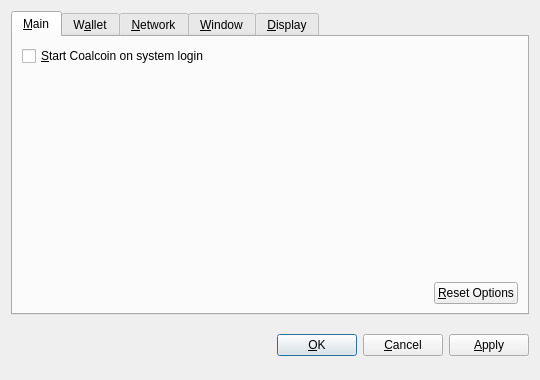
<?xml version="1.0" encoding="UTF-8"?>
<ui version="4.0">
 <class>OptionsDialog</class>
 <widget class="QDialog" name="OptionsDialog">
  <property name="geometry">
   <rect>
    <x>0</x>
    <y>0</y>
    <width>540</width>
    <height>380</height>
   </rect>
  </property>
  <property name="windowTitle">
   <string>Options</string>
  </property>
  <property name="modal">
   <bool>true</bool>
  </property>
  <layout class="QVBoxLayout" name="verticalLayout">
   <item>
    <widget class="QTabWidget" name="tabWidget">
     <property name="tabPosition">
      <enum>QTabWidget::North</enum>
     </property>
     <property name="currentIndex">
      <number>0</number>
     </property>
     <widget class="QWidget" name="tabMain">
      <attribute name="title">
       <string>&amp;Main</string>
      </attribute>
      <layout class="QVBoxLayout" name="verticalLayout_Main">
       <item>
        <widget class="QCheckBox" name="bitcoinAtStartup">
         <property name="toolTip">
          <string>Automatically start Coalcoin after logging in to the system.</string>
         </property>
         <property name="text">
          <string>&amp;Start Coalcoin on system login</string>
         </property>
        </widget>
       </item>
       <item>
        <spacer name="verticalSpacer_Main">
         <property name="orientation">
          <enum>Qt::Vertical</enum>
         </property>
         <property name="sizeHint" stdset="0">
          <size>
           <width>20</width>
           <height>40</height>
          </size>
         </property>
        </spacer>
       </item>
       <item>
        <layout class="QHBoxLayout" name="horizontalLayout_2_Main">
         <item>
          <spacer name="horizontalSpacer_2_Main">
           <property name="orientation">
            <enum>Qt::Horizontal</enum>
           </property>
           <property name="sizeHint" stdset="0">
            <size>
             <width>40</width>
             <height>20</height>
            </size>
           </property>
          </spacer>
         </item>
         <item>
          <widget class="QPushButton" name="resetButton">
           <property name="toolTip">
            <string>Reset all client options to default.</string>
           </property>
           <property name="text">
            <string>&amp;Reset Options</string>
           </property>
           <property name="autoDefault">
            <bool>false</bool>
           </property>
          </widget>
         </item>
        </layout>
       </item>
      </layout>
     </widget>
     <widget class="QWidget" name="tabWallet">
      <attribute name="title">
       <string>W&amp;allet</string>
      </attribute>
      <layout class="QVBoxLayout" name="verticalLayout_Network">
       <item>
        <widget class="QLabel" name="transactionFeeInfoLabel">
         <property name="text">
          <string>Optional transaction fee per kB that helps make sure your transactions are processed quickly. Most transactions are 1 kB.</string>
         </property>
         <property name="textFormat">
          <enum>Qt::PlainText</enum>
         </property>
         <property name="wordWrap">
          <bool>true</bool>
         </property>
        </widget>
       </item>
       <item>
        <layout class="QHBoxLayout" name="horizontalLayout_1_Main">
         <item>
          <widget class="QLabel" name="transactionFeeLabel">
           <property name="text">
            <string>Pay transaction &amp;fee</string>
           </property>
           <property name="textFormat">
            <enum>Qt::PlainText</enum>
           </property>
           <property name="buddy">
            <cstring>transactionFee</cstring>
           </property>
          </widget>
         </item>
         <item>
          <widget class="BitcoinAmountField" name="transactionFee"/>
         </item>
         <item>
          <spacer name="horizontalSpacer_1_Main">
           <property name="orientation">
            <enum>Qt::Horizontal</enum>
           </property>
           <property name="sizeHint" stdset="0">
            <size>
             <width>40</width>
             <height>20</height>
            </size>
           </property>
          </spacer>
         </item>
        </layout>
       </item>
       <item>
        <widget class="QLabel" name="label">
         <property name="text">
          <string>If you disable the spending of unconfirmed change, the change from a transaction cannot be used until that transaction has at least one confirmation. This also affects how your balance is computed.</string>
         </property>
         <property name="wordWrap">
          <bool>true</bool>
         </property>
        </widget>
       </item>
       <item>
        <widget class="QCheckBox" name="spendZeroConfChange">
         <property name="text">
          <string>Spend unconfirmed change  (experts only)</string>
         </property>
        </widget>
       </item>
       <item>
        <spacer name="verticalSpacer">
         <property name="orientation">
          <enum>Qt::Vertical</enum>
         </property>
         <property name="sizeHint" stdset="0">
          <size>
           <width>20</width>
           <height>40</height>
          </size>
         </property>
        </spacer>
       </item>
      </layout>
     </widget>
     <widget class="QWidget" name="tabNetwork">
      <attribute name="title">
       <string>&amp;Network</string>
      </attribute>
      <layout class="QVBoxLayout" name="verticalLayout_Network">
       <item>
        <widget class="QCheckBox" name="mapPortUpnp">
         <property name="toolTip">
          <string>Automatically open the Coalcoin client port on the router. This only works when your router supports UPnP and it is enabled.</string>
         </property>
         <property name="text">
          <string>Map port using &amp;UPnP</string>
         </property>
        </widget>
       </item>
       <item>
        <widget class="QCheckBox" name="connectSocks">
         <property name="toolTip">
          <string>Connect to the Coalcoin network through a SOCKS proxy (e.g. when connecting through Tor).</string>
         </property>
         <property name="text">
          <string>&amp;Connect through SOCKS proxy:</string>
         </property>
        </widget>
       </item>
       <item>
        <layout class="QHBoxLayout" name="horizontalLayout_Network">
         <item>
          <widget class="QLabel" name="proxyIpLabel">
           <property name="text">
            <string>Proxy &amp;IP:</string>
           </property>
           <property name="textFormat">
            <enum>Qt::PlainText</enum>
           </property>
           <property name="buddy">
            <cstring>proxyIp</cstring>
           </property>
          </widget>
         </item>
         <item>
          <widget class="QValidatedLineEdit" name="proxyIp">
           <property name="maximumSize">
            <size>
             <width>140</width>
             <height>16777215</height>
            </size>
           </property>
           <property name="toolTip">
            <string>IP address of the proxy (e.g. 127.0.0.1)</string>
           </property>
          </widget>
         </item>
         <item>
          <widget class="QLabel" name="proxyPortLabel">
           <property name="text">
            <string>&amp;Port:</string>
           </property>
           <property name="textFormat">
            <enum>Qt::PlainText</enum>
           </property>
           <property name="buddy">
            <cstring>proxyPort</cstring>
           </property>
          </widget>
         </item>
         <item>
          <widget class="QLineEdit" name="proxyPort">
           <property name="maximumSize">
            <size>
             <width>55</width>
             <height>16777215</height>
            </size>
           </property>
           <property name="toolTip">
            <string>Port of the proxy (e.g. 9050)</string>
           </property>
          </widget>
         </item>
         <item>
          <widget class="QLabel" name="socksVersionLabel">
           <property name="text">
            <string>SOCKS &amp;Version:</string>
           </property>
           <property name="textFormat">
            <enum>Qt::PlainText</enum>
           </property>
           <property name="buddy">
            <cstring>socksVersion</cstring>
           </property>
          </widget>
         </item>
         <item>
          <widget class="QValueComboBox" name="socksVersion">
           <property name="toolTip">
            <string>SOCKS version of the proxy (e.g. 5)</string>
           </property>
          </widget>
         </item>
         <item>
          <spacer name="horizontalSpacer_Network">
           <property name="orientation">
            <enum>Qt::Horizontal</enum>
           </property>
           <property name="sizeHint" stdset="0">
            <size>
             <width>40</width>
             <height>20</height>
            </size>
           </property>
          </spacer>
         </item>
        </layout>
       </item>
       <item>
        <spacer name="verticalSpacer_Network">
         <property name="orientation">
          <enum>Qt::Vertical</enum>
         </property>
         <property name="sizeHint" stdset="0">
          <size>
           <width>20</width>
           <height>40</height>
          </size>
         </property>
        </spacer>
       </item>
      </layout>
     </widget>
     <widget class="QWidget" name="tabWindow">
      <attribute name="title">
       <string>&amp;Window</string>
      </attribute>
      <layout class="QVBoxLayout" name="verticalLayout_Window">
       <item>
        <widget class="QCheckBox" name="minimizeToTray">
         <property name="toolTip">
          <string>Show only a tray icon after minimizing the window.</string>
         </property>
         <property name="text">
          <string>&amp;Minimize to the tray instead of the taskbar</string>
         </property>
        </widget>
       </item>
       <item>
        <widget class="QCheckBox" name="minimizeOnClose">
         <property name="toolTip">
          <string>Minimize instead of exit the application when the window is closed. When this option is enabled, the application will be closed only after selecting Quit in the menu.</string>
         </property>
         <property name="text">
          <string>M&amp;inimize on close</string>
         </property>
        </widget>
       </item>
       <item>
        <spacer name="verticalSpacer_Window">
         <property name="orientation">
          <enum>Qt::Vertical</enum>
         </property>
         <property name="sizeHint" stdset="0">
          <size>
           <width>20</width>
           <height>40</height>
          </size>
         </property>
        </spacer>
       </item>
      </layout>
     </widget>
     <widget class="QWidget" name="tabDisplay">
      <attribute name="title">
       <string>&amp;Display</string>
      </attribute>
      <layout class="QVBoxLayout" name="verticalLayout_Display">
       <item>
        <layout class="QHBoxLayout" name="horizontalLayout_1_Display">
         <item>
          <widget class="QLabel" name="langLabel">
           <property name="text">
            <string>User Interface &amp;language:</string>
           </property>
           <property name="textFormat">
            <enum>Qt::PlainText</enum>
           </property>
           <property name="buddy">
            <cstring>lang</cstring>
           </property>
          </widget>
         </item>
         <item>
          <widget class="QValueComboBox" name="lang">
           <property name="toolTip">
            <string>The user interface language can be set here. This setting will take effect after restarting Coalcoin.</string>
           </property>
          </widget>
         </item>
        </layout>
       </item>
       <item>
        <layout class="QHBoxLayout" name="horizontalLayout_2_Display">
         <item>
          <widget class="QLabel" name="unitLabel">
           <property name="text">
            <string>&amp;Unit to show amounts in:</string>
           </property>
           <property name="textFormat">
            <enum>Qt::PlainText</enum>
           </property>
           <property name="buddy">
            <cstring>unit</cstring>
           </property>
          </widget>
         </item>
         <item>
          <widget class="QValueComboBox" name="unit">
           <property name="toolTip">
            <string>Choose the default subdivision unit to show in the interface and when sending coins.</string>
           </property>
          </widget>
         </item>
        </layout>
       </item>
       <item>
        <widget class="QCheckBox" name="displayAddresses">
         <property name="toolTip">
          <string>Whether to show Coalcoin addresses in the transaction list or not.</string>
         </property>
         <property name="text">
          <string>&amp;Display addresses in transaction list</string>
         </property>
        </widget>
       </item>
       <item>
        <widget class="QCheckBox" name="coinControlFeatures">
         <property name="toolTip">
          <string>Whether to show coin control features or not.</string>
         </property>
         <property name="text">
          <string>Display coin &amp;control features (experts only!)</string>
         </property>
        </widget>
       </item>
       <item>
        <spacer name="verticalSpacer_Display">
         <property name="orientation">
          <enum>Qt::Vertical</enum>
         </property>
         <property name="sizeHint" stdset="0">
          <size>
           <width>20</width>
           <height>40</height>
          </size>
         </property>
        </spacer>
       </item>
      </layout>
     </widget>
    </widget>
   </item>
   <item>
    <layout class="QHBoxLayout" name="horizontalLayout_Buttons">
     <item>
      <spacer name="horizontalSpacer_1">
       <property name="orientation">
        <enum>Qt::Horizontal</enum>
       </property>
       <property name="sizeHint" stdset="0">
        <size>
         <width>40</width>
         <height>48</height>
        </size>
       </property>
      </spacer>
     </item>
     <item>
      <widget class="QLabel" name="statusLabel">
       <property name="font">
        <font>
         <weight>75</weight>
         <bold>true</bold>
        </font>
       </property>
       <property name="text">
        <string/>
       </property>
       <property name="textFormat">
        <enum>Qt::PlainText</enum>
       </property>
       <property name="wordWrap">
        <bool>true</bool>
       </property>
      </widget>
     </item>
     <item>
      <spacer name="horizontalSpacer_2">
       <property name="orientation">
        <enum>Qt::Horizontal</enum>
       </property>
       <property name="sizeHint" stdset="0">
        <size>
         <width>40</width>
         <height>48</height>
        </size>
       </property>
      </spacer>
     </item>
     <item>
      <widget class="QPushButton" name="okButton">
       <property name="text">
        <string>&amp;OK</string>
       </property>
      </widget>
     </item>
     <item>
      <widget class="QPushButton" name="cancelButton">
       <property name="text">
        <string>&amp;Cancel</string>
       </property>
       <property name="autoDefault">
        <bool>false</bool>
       </property>
      </widget>
     </item>
     <item>
      <widget class="QPushButton" name="applyButton">
       <property name="text">
        <string>&amp;Apply</string>
       </property>
       <property name="autoDefault">
        <bool>false</bool>
       </property>
      </widget>
     </item>
    </layout>
   </item>
  </layout>
 </widget>
 <customwidgets>
  <customwidget>
   <class>BitcoinAmountField</class>
   <extends>QSpinBox</extends>
   <header>bitcoinamountfield.h</header>
  </customwidget>
  <customwidget>
   <class>QValueComboBox</class>
   <extends>QComboBox</extends>
   <header>qvaluecombobox.h</header>
  </customwidget>
  <customwidget>
   <class>QValidatedLineEdit</class>
   <extends>QLineEdit</extends>
   <header>qvalidatedlineedit.h</header>
  </customwidget>
 </customwidgets>
 <resources/>
 <connections/>
</ui>
